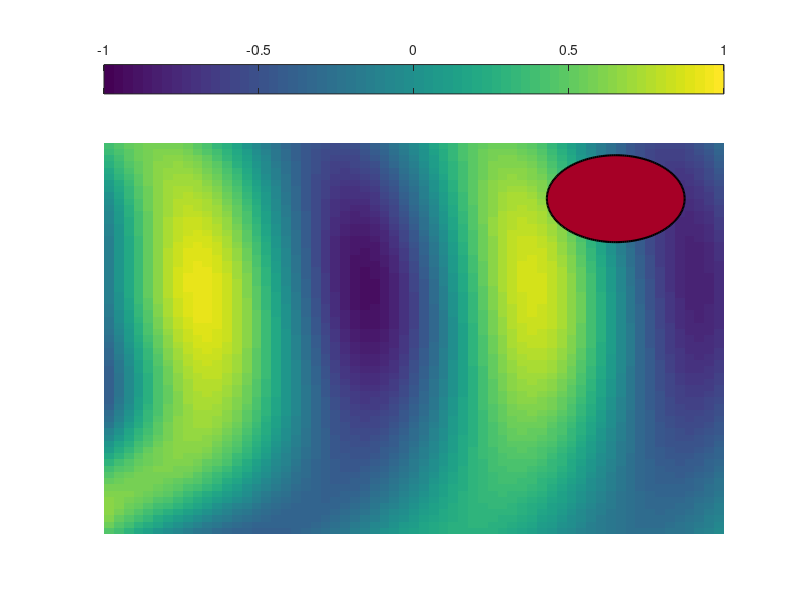

This figure's MATLAB source:
clear
clc

figure()
load('phi_circle_605.mat')
temp=phi(1,:,:);
temp=reshape(temp,[64,64]);
pcolor(temp);hold on
shading flat;
axis off;
caxis([-1 1])
colorbar('northoutside')
Nj = 200;
Rj=7; 
thetj= linspace(0,2*pi,Nj+1);
thetj = thetj(1:Nj);
Zj=Rj*exp(sqrt(-1)*thetj)+53+55*sqrt(-1);
fill(real(Zj),imag(Zj),[166 0 38]/255,'linewidth',1.5);